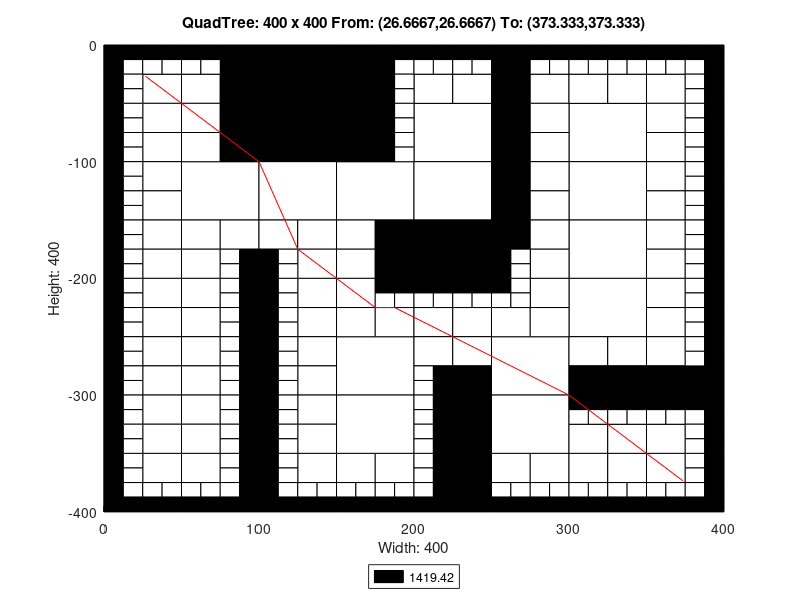

MATLAB code to generate this figure:
axis([0 400 -400 0]);
title('QuadTree: 400 x 400 From: (26.6667,26.6667) To: (373.333,373.333)');
xlabel('Width: 400');
ylabel('Height: 400');
rectangle('Position',[100 -50 50 50], 'FaceColor',[0 0 0]);
rectangle('Position',[100 -100 50 50], 'FaceColor',[0 0 0]);
rectangle('Position',[50 -150 50 50], 'FaceColor',[1 1 1]);
rectangle('Position',[100 -150 50 50], 'FaceColor',[1 1 1]);
rectangle('Position',[150 -150 50 50], 'FaceColor',[1 1 1]);
rectangle('Position',[200 -100 50 50], 'FaceColor',[1 1 1]);
rectangle('Position',[300 -100 50 50], 'FaceColor',[1 1 1]);
rectangle('Position',[200 -150 50 50], 'FaceColor',[1 1 1]);
rectangle('Position',[200 -200 50 50], 'FaceColor',[0 0 0]);
rectangle('Position',[300 -150 50 50], 'FaceColor',[1 1 1]);
rectangle('Position',[300 -200 50 50], 'FaceColor',[1 1 1]);
rectangle('Position',[150 -300 50 50], 'FaceColor',[1 1 1]);
rectangle('Position',[150 -350 50 50], 'FaceColor',[1 1 1]);
rectangle('Position',[250 -300 50 50], 'FaceColor',[1 1 1]);
rectangle('Position',[300 -250 50 50], 'FaceColor',[1 1 1]);
rectangle('Position',[250 -350 50 50], 'FaceColor',[1 1 1]);
rectangle('Position',[25 -50 25 25], 'FaceColor',[1 1 1]);
rectangle('Position',[75 -25 25 25], 'FaceColor',[0 0 0]);
rectangle('Position',[50 -50 25 25], 'FaceColor',[1 1 1]);
rectangle('Position',[75 -50 25 25], 'FaceColor',[0 0 0]);
rectangle('Position',[25 -75 25 25], 'FaceColor',[1 1 1]);
rectangle('Position',[25 -100 25 25], 'FaceColor',[1 1 1]);
rectangle('Position',[50 -75 25 25], 'FaceColor',[1 1 1]);
rectangle('Position',[75 -75 25 25], 'FaceColor',[0 0 0]);
rectangle('Position',[50 -100 25 25], 'FaceColor',[1 1 1]);
rectangle('Position',[75 -100 25 25], 'FaceColor',[0 0 0]);
rectangle('Position',[150 -25 25 25], 'FaceColor',[0 0 0]);
rectangle('Position',[150 -50 25 25], 'FaceColor',[0 0 0]);
rectangle('Position',[150 -75 25 25], 'FaceColor',[0 0 0]);
rectangle('Position',[150 -100 25 25], 'FaceColor',[0 0 0]);
rectangle('Position',[25 -125 25 25], 'FaceColor',[1 1 1]);
rectangle('Position',[25 -150 25 25], 'FaceColor',[1 1 1]);
rectangle('Position',[25 -175 25 25], 'FaceColor',[1 1 1]);
rectangle('Position',[25 -200 25 25], 'FaceColor',[1 1 1]);
rectangle('Position',[50 -175 25 25], 'FaceColor',[1 1 1]);
rectangle('Position',[75 -175 25 25], 'FaceColor',[1 1 1]);
rectangle('Position',[50 -200 25 25], 'FaceColor',[1 1 1]);
rectangle('Position',[100 -175 25 25], 'FaceColor',[1 1 1]);
rectangle('Position',[125 -175 25 25], 'FaceColor',[1 1 1]);
rectangle('Position',[125 -200 25 25], 'FaceColor',[1 1 1]);
rectangle('Position',[150 -175 25 25], 'FaceColor',[1 1 1]);
rectangle('Position',[175 -175 25 25], 'FaceColor',[0 0 0]);
rectangle('Position',[150 -200 25 25], 'FaceColor',[1 1 1]);
rectangle('Position',[175 -200 25 25], 'FaceColor',[0 0 0]);
rectangle('Position',[200 -50 25 25], 'FaceColor',[1 1 1]);
rectangle('Position',[225 -50 25 25], 'FaceColor',[1 1 1]);
rectangle('Position',[250 -25 25 25], 'FaceColor',[0 0 0]);
rectangle('Position',[250 -50 25 25], 'FaceColor',[0 0 0]);
rectangle('Position',[275 -50 25 25], 'FaceColor',[1 1 1]);
rectangle('Position',[250 -75 25 25], 'FaceColor',[0 0 0]);
rectangle('Position',[275 -75 25 25], 'FaceColor',[1 1 1]);
rectangle('Position',[250 -100 25 25], 'FaceColor',[0 0 0]);
rectangle('Position',[275 -100 25 25], 'FaceColor',[1 1 1]);
rectangle('Position',[300 -50 25 25], 'FaceColor',[1 1 1]);
rectangle('Position',[325 -50 25 25], 'FaceColor',[1 1 1]);
rectangle('Position',[350 -50 25 25], 'FaceColor',[1 1 1]);
rectangle('Position',[350 -75 25 25], 'FaceColor',[1 1 1]);
rectangle('Position',[350 -100 25 25], 'FaceColor',[1 1 1]);
rectangle('Position',[250 -125 25 25], 'FaceColor',[0 0 0]);
rectangle('Position',[275 -125 25 25], 'FaceColor',[1 1 1]);
rectangle('Position',[250 -150 25 25], 'FaceColor',[0 0 0]);
rectangle('Position',[275 -150 25 25], 'FaceColor',[1 1 1]);
rectangle('Position',[250 -175 25 25], 'FaceColor',[0 0 0]);
rectangle('Position',[275 -175 25 25], 'FaceColor',[1 1 1]);
rectangle('Position',[275 -200 25 25], 'FaceColor',[1 1 1]);
rectangle('Position',[350 -125 25 25], 'FaceColor',[1 1 1]);
rectangle('Position',[350 -150 25 25], 'FaceColor',[1 1 1]);
rectangle('Position',[350 -175 25 25], 'FaceColor',[1 1 1]);
rectangle('Position',[350 -200 25 25], 'FaceColor',[1 1 1]);
rectangle('Position',[25 -225 25 25], 'FaceColor',[1 1 1]);
rectangle('Position',[25 -250 25 25], 'FaceColor',[1 1 1]);
rectangle('Position',[50 -225 25 25], 'FaceColor',[1 1 1]);
rectangle('Position',[50 -250 25 25], 'FaceColor',[1 1 1]);
rectangle('Position',[25 -275 25 25], 'FaceColor',[1 1 1]);
rectangle('Position',[25 -300 25 25], 'FaceColor',[1 1 1]);
rectangle('Position',[50 -275 25 25], 'FaceColor',[1 1 1]);
rectangle('Position',[50 -300 25 25], 'FaceColor',[1 1 1]);
rectangle('Position',[125 -225 25 25], 'FaceColor',[1 1 1]);
rectangle('Position',[125 -250 25 25], 'FaceColor',[1 1 1]);
rectangle('Position',[150 -225 25 25], 'FaceColor',[1 1 1]);
rectangle('Position',[150 -250 25 25], 'FaceColor',[1 1 1]);
rectangle('Position',[175 -250 25 25], 'FaceColor',[1 1 1]);
rectangle('Position',[125 -275 25 25], 'FaceColor',[1 1 1]);
rectangle('Position',[125 -300 25 25], 'FaceColor',[1 1 1]);
rectangle('Position',[25 -325 25 25], 'FaceColor',[1 1 1]);
rectangle('Position',[25 -350 25 25], 'FaceColor',[1 1 1]);
rectangle('Position',[50 -325 25 25], 'FaceColor',[1 1 1]);
rectangle('Position',[50 -350 25 25], 'FaceColor',[1 1 1]);
rectangle('Position',[25 -375 25 25], 'FaceColor',[1 1 1]);
rectangle('Position',[50 -375 25 25], 'FaceColor',[1 1 1]);
rectangle('Position',[125 -325 25 25], 'FaceColor',[1 1 1]);
rectangle('Position',[125 -350 25 25], 'FaceColor',[1 1 1]);
rectangle('Position',[125 -375 25 25], 'FaceColor',[1 1 1]);
rectangle('Position',[150 -375 25 25], 'FaceColor',[1 1 1]);
rectangle('Position',[175 -375 25 25], 'FaceColor',[1 1 1]);
rectangle('Position',[200 -250 25 25], 'FaceColor',[1 1 1]);
rectangle('Position',[225 -250 25 25], 'FaceColor',[1 1 1]);
rectangle('Position',[275 -225 25 25], 'FaceColor',[1 1 1]);
rectangle('Position',[250 -250 25 25], 'FaceColor',[1 1 1]);
rectangle('Position',[275 -250 25 25], 'FaceColor',[1 1 1]);
rectangle('Position',[200 -275 25 25], 'FaceColor',[1 1 1]);
rectangle('Position',[225 -275 25 25], 'FaceColor',[1 1 1]);
rectangle('Position',[225 -300 25 25], 'FaceColor',[0 0 0]);
rectangle('Position',[350 -225 25 25], 'FaceColor',[1 1 1]);
rectangle('Position',[350 -250 25 25], 'FaceColor',[1 1 1]);
rectangle('Position',[300 -275 25 25], 'FaceColor',[1 1 1]);
rectangle('Position',[325 -275 25 25], 'FaceColor',[1 1 1]);
rectangle('Position',[300 -300 25 25], 'FaceColor',[0 0 0]);
rectangle('Position',[325 -300 25 25], 'FaceColor',[0 0 0]);
rectangle('Position',[350 -275 25 25], 'FaceColor',[1 1 1]);
rectangle('Position',[350 -300 25 25], 'FaceColor',[0 0 0]);
rectangle('Position',[375 -300 25 25], 'FaceColor',[0 0 0]);
rectangle('Position',[225 -325 25 25], 'FaceColor',[0 0 0]);
rectangle('Position',[225 -350 25 25], 'FaceColor',[0 0 0]);
rectangle('Position',[225 -375 25 25], 'FaceColor',[0 0 0]);
rectangle('Position',[225 -400 25 25], 'FaceColor',[0 0 0]);
rectangle('Position',[250 -375 25 25], 'FaceColor',[1 1 1]);
rectangle('Position',[275 -375 25 25], 'FaceColor',[1 1 1]);
rectangle('Position',[300 -350 25 25], 'FaceColor',[1 1 1]);
rectangle('Position',[325 -350 25 25], 'FaceColor',[1 1 1]);
rectangle('Position',[350 -350 25 25], 'FaceColor',[1 1 1]);
rectangle('Position',[300 -375 25 25], 'FaceColor',[1 1 1]);
rectangle('Position',[325 -375 25 25], 'FaceColor',[1 1 1]);
rectangle('Position',[350 -375 25 25], 'FaceColor',[1 1 1]);
rectangle('Position',[0 -12.5 12.5 12.5], 'FaceColor',[0 0 0]);
rectangle('Position',[12.5 -12.5 12.5 12.5], 'FaceColor',[0 0 0]);
rectangle('Position',[0 -25 12.5 12.5], 'FaceColor',[0 0 0]);
rectangle('Position',[12.5 -25 12.5 12.5], 'FaceColor',[1 1 1]);
rectangle('Position',[25 -12.5 12.5 12.5], 'FaceColor',[0 0 0]);
rectangle('Position',[37.5 -12.5 12.5 12.5], 'FaceColor',[0 0 0]);
rectangle('Position',[25 -25 12.5 12.5], 'FaceColor',[1 1 1]);
rectangle('Position',[37.5 -25 12.5 12.5], 'FaceColor',[1 1 1]);
rectangle('Position',[0 -37.5 12.5 12.5], 'FaceColor',[0 0 0]);
rectangle('Position',[12.5 -37.5 12.5 12.5], 'FaceColor',[1 1 1]);
rectangle('Position',[0 -50 12.5 12.5], 'FaceColor',[0 0 0]);
rectangle('Position',[12.5 -50 12.5 12.5], 'FaceColor',[1 1 1]);
rectangle('Position',[50 -12.5 12.5 12.5], 'FaceColor',[0 0 0]);
rectangle('Position',[62.5 -12.5 12.5 12.5], 'FaceColor',[0 0 0]);
rectangle('Position',[50 -25 12.5 12.5], 'FaceColor',[1 1 1]);
rectangle('Position',[62.5 -25 12.5 12.5], 'FaceColor',[1 1 1]);
rectangle('Position',[0 -62.5 12.5 12.5], 'FaceColor',[0 0 0]);
rectangle('Position',[12.5 -62.5 12.5 12.5], 'FaceColor',[1 1 1]);
rectangle('Position',[0 -75 12.5 12.5], 'FaceColor',[0 0 0]);
rectangle('Position',[12.5 -75 12.5 12.5], 'FaceColor',[1 1 1]);
rectangle('Position',[0 -87.5 12.5 12.5], 'FaceColor',[0 0 0]);
rectangle('Position',[12.5 -87.5 12.5 12.5], 'FaceColor',[1 1 1]);
rectangle('Position',[0 -100 12.5 12.5], 'FaceColor',[0 0 0]);
rectangle('Position',[12.5 -100 12.5 12.5], 'FaceColor',[1 1 1]);
rectangle('Position',[175 -12.5 12.5 12.5], 'FaceColor',[0 0 0]);
rectangle('Position',[187.5 -12.5 12.5 12.5], 'FaceColor',[0 0 0]);
rectangle('Position',[175 -25 12.5 12.5], 'FaceColor',[0 0 0]);
rectangle('Position',[187.5 -25 12.5 12.5], 'FaceColor',[1 1 1]);
rectangle('Position',[175 -37.5 12.5 12.5], 'FaceColor',[0 0 0]);
rectangle('Position',[187.5 -37.5 12.5 12.5], 'FaceColor',[1 1 1]);
rectangle('Position',[175 -50 12.5 12.5], 'FaceColor',[0 0 0]);
rectangle('Position',[187.5 -50 12.5 12.5], 'FaceColor',[1 1 1]);
rectangle('Position',[175 -62.5 12.5 12.5], 'FaceColor',[0 0 0]);
rectangle('Position',[187.5 -62.5 12.5 12.5], 'FaceColor',[1 1 1]);
rectangle('Position',[175 -75 12.5 12.5], 'FaceColor',[0 0 0]);
rectangle('Position',[187.5 -75 12.5 12.5], 'FaceColor',[1 1 1]);
rectangle('Position',[175 -87.5 12.5 12.5], 'FaceColor',[0 0 0]);
rectangle('Position',[187.5 -87.5 12.5 12.5], 'FaceColor',[1 1 1]);
rectangle('Position',[175 -100 12.5 12.5], 'FaceColor',[0 0 0]);
rectangle('Position',[187.5 -100 12.5 12.5], 'FaceColor',[1 1 1]);
rectangle('Position',[0 -112.5 12.5 12.5], 'FaceColor',[0 0 0]);
rectangle('Position',[12.5 -112.5 12.5 12.5], 'FaceColor',[1 1 1]);
rectangle('Position',[0 -125 12.5 12.5], 'FaceColor',[0 0 0]);
rectangle('Position',[12.5 -125 12.5 12.5], 'FaceColor',[1 1 1]);
rectangle('Position',[0 -137.5 12.5 12.5], 'FaceColor',[0 0 0]);
rectangle('Position',[12.5 -137.5 12.5 12.5], 'FaceColor',[1 1 1]);
rectangle('Position',[0 -150 12.5 12.5], 'FaceColor',[0 0 0]);
rectangle('Position',[12.5 -150 12.5 12.5], 'FaceColor',[1 1 1]);
rectangle('Position',[0 -162.5 12.5 12.5], 'FaceColor',[0 0 0]);
rectangle('Position',[12.5 -162.5 12.5 12.5], 'FaceColor',[1 1 1]);
rectangle('Position',[0 -175 12.5 12.5], 'FaceColor',[0 0 0]);
rectangle('Position',[12.5 -175 12.5 12.5], 'FaceColor',[1 1 1]);
rectangle('Position',[0 -187.5 12.5 12.5], 'FaceColor',[0 0 0]);
rectangle('Position',[12.5 -187.5 12.5 12.5], 'FaceColor',[1 1 1]);
rectangle('Position',[0 -200 12.5 12.5], 'FaceColor',[0 0 0]);
rectangle('Position',[12.5 -200 12.5 12.5], 'FaceColor',[1 1 1]);
rectangle('Position',[75 -187.5 12.5 12.5], 'FaceColor',[1 1 1]);
rectangle('Position',[87.5 -187.5 12.5 12.5], 'FaceColor',[0 0 0]);
rectangle('Position',[75 -200 12.5 12.5], 'FaceColor',[1 1 1]);
rectangle('Position',[87.5 -200 12.5 12.5], 'FaceColor',[0 0 0]);
rectangle('Position',[100 -187.5 12.5 12.5], 'FaceColor',[0 0 0]);
rectangle('Position',[112.5 -187.5 12.5 12.5], 'FaceColor',[1 1 1]);
rectangle('Position',[100 -200 12.5 12.5], 'FaceColor',[0 0 0]);
rectangle('Position',[112.5 -200 12.5 12.5], 'FaceColor',[1 1 1]);
rectangle('Position',[200 -12.5 12.5 12.5], 'FaceColor',[0 0 0]);
rectangle('Position',[212.5 -12.5 12.5 12.5], 'FaceColor',[0 0 0]);
rectangle('Position',[200 -25 12.5 12.5], 'FaceColor',[1 1 1]);
rectangle('Position',[212.5 -25 12.5 12.5], 'FaceColor',[1 1 1]);
rectangle('Position',[225 -12.5 12.5 12.5], 'FaceColor',[0 0 0]);
rectangle('Position',[237.5 -12.5 12.5 12.5], 'FaceColor',[0 0 0]);
rectangle('Position',[225 -25 12.5 12.5], 'FaceColor',[1 1 1]);
rectangle('Position',[237.5 -25 12.5 12.5], 'FaceColor',[1 1 1]);
rectangle('Position',[275 -12.5 12.5 12.5], 'FaceColor',[0 0 0]);
rectangle('Position',[287.5 -12.5 12.5 12.5], 'FaceColor',[0 0 0]);
rectangle('Position',[275 -25 12.5 12.5], 'FaceColor',[1 1 1]);
rectangle('Position',[287.5 -25 12.5 12.5], 'FaceColor',[1 1 1]);
rectangle('Position',[300 -12.5 12.5 12.5], 'FaceColor',[0 0 0]);
rectangle('Position',[312.5 -12.5 12.5 12.5], 'FaceColor',[0 0 0]);
rectangle('Position',[300 -25 12.5 12.5], 'FaceColor',[1 1 1]);
rectangle('Position',[312.5 -25 12.5 12.5], 'FaceColor',[1 1 1]);
rectangle('Position',[325 -12.5 12.5 12.5], 'FaceColor',[0 0 0]);
rectangle('Position',[337.5 -12.5 12.5 12.5], 'FaceColor',[0 0 0]);
rectangle('Position',[325 -25 12.5 12.5], 'FaceColor',[1 1 1]);
rectangle('Position',[337.5 -25 12.5 12.5], 'FaceColor',[1 1 1]);
rectangle('Position',[350 -12.5 12.5 12.5], 'FaceColor',[0 0 0]);
rectangle('Position',[362.5 -12.5 12.5 12.5], 'FaceColor',[0 0 0]);
rectangle('Position',[350 -25 12.5 12.5], 'FaceColor',[1 1 1]);
rectangle('Position',[362.5 -25 12.5 12.5], 'FaceColor',[1 1 1]);
rectangle('Position',[375 -12.5 12.5 12.5], 'FaceColor',[0 0 0]);
rectangle('Position',[387.5 -12.5 12.5 12.5], 'FaceColor',[0 0 0]);
rectangle('Position',[375 -25 12.5 12.5], 'FaceColor',[1 1 1]);
rectangle('Position',[387.5 -25 12.5 12.5], 'FaceColor',[0 0 0]);
rectangle('Position',[375 -37.5 12.5 12.5], 'FaceColor',[1 1 1]);
rectangle('Position',[387.5 -37.5 12.5 12.5], 'FaceColor',[0 0 0]);
rectangle('Position',[375 -50 12.5 12.5], 'FaceColor',[1 1 1]);
rectangle('Position',[387.5 -50 12.5 12.5], 'FaceColor',[0 0 0]);
rectangle('Position',[375 -62.5 12.5 12.5], 'FaceColor',[1 1 1]);
rectangle('Position',[387.5 -62.5 12.5 12.5], 'FaceColor',[0 0 0]);
rectangle('Position',[375 -75 12.5 12.5], 'FaceColor',[1 1 1]);
rectangle('Position',[387.5 -75 12.5 12.5], 'FaceColor',[0 0 0]);
rectangle('Position',[375 -87.5 12.5 12.5], 'FaceColor',[1 1 1]);
rectangle('Position',[387.5 -87.5 12.5 12.5], 'FaceColor',[0 0 0]);
rectangle('Position',[375 -100 12.5 12.5], 'FaceColor',[1 1 1]);
rectangle('Position',[387.5 -100 12.5 12.5], 'FaceColor',[0 0 0]);
rectangle('Position',[250 -187.5 12.5 12.5], 'FaceColor',[0 0 0]);
rectangle('Position',[262.5 -187.5 12.5 12.5], 'FaceColor',[1 1 1]);
rectangle('Position',[250 -200 12.5 12.5], 'FaceColor',[0 0 0]);
rectangle('Position',[262.5 -200 12.5 12.5], 'FaceColor',[1 1 1]);
rectangle('Position',[375 -112.5 12.5 12.5], 'FaceColor',[1 1 1]);
rectangle('Position',[387.5 -112.5 12.5 12.5], 'FaceColor',[0 0 0]);
rectangle('Position',[375 -125 12.5 12.5], 'FaceColor',[1 1 1]);
rectangle('Position',[387.5 -125 12.5 12.5], 'FaceColor',[0 0 0]);
rectangle('Position',[375 -137.5 12.5 12.5], 'FaceColor',[1 1 1]);
rectangle('Position',[387.5 -137.5 12.5 12.5], 'FaceColor',[0 0 0]);
rectangle('Position',[375 -150 12.5 12.5], 'FaceColor',[1 1 1]);
rectangle('Position',[387.5 -150 12.5 12.5], 'FaceColor',[0 0 0]);
rectangle('Position',[375 -162.5 12.5 12.5], 'FaceColor',[1 1 1]);
rectangle('Position',[387.5 -162.5 12.5 12.5], 'FaceColor',[0 0 0]);
rectangle('Position',[375 -175 12.5 12.5], 'FaceColor',[1 1 1]);
rectangle('Position',[387.5 -175 12.5 12.5], 'FaceColor',[0 0 0]);
rectangle('Position',[375 -187.5 12.5 12.5], 'FaceColor',[1 1 1]);
rectangle('Position',[387.5 -187.5 12.5 12.5], 'FaceColor',[0 0 0]);
rectangle('Position',[375 -200 12.5 12.5], 'FaceColor',[1 1 1]);
rectangle('Position',[387.5 -200 12.5 12.5], 'FaceColor',[0 0 0]);
rectangle('Position',[0 -212.5 12.5 12.5], 'FaceColor',[0 0 0]);
rectangle('Position',[12.5 -212.5 12.5 12.5], 'FaceColor',[1 1 1]);
rectangle('Position',[0 -225 12.5 12.5], 'FaceColor',[0 0 0]);
rectangle('Position',[12.5 -225 12.5 12.5], 'FaceColor',[1 1 1]);
rectangle('Position',[0 -237.5 12.5 12.5], 'FaceColor',[0 0 0]);
rectangle('Position',[12.5 -237.5 12.5 12.5], 'FaceColor',[1 1 1]);
rectangle('Position',[0 -250 12.5 12.5], 'FaceColor',[0 0 0]);
rectangle('Position',[12.5 -250 12.5 12.5], 'FaceColor',[1 1 1]);
rectangle('Position',[75 -212.5 12.5 12.5], 'FaceColor',[1 1 1]);
rectangle('Position',[87.5 -212.5 12.5 12.5], 'FaceColor',[0 0 0]);
rectangle('Position',[75 -225 12.5 12.5], 'FaceColor',[1 1 1]);
rectangle('Position',[87.5 -225 12.5 12.5], 'FaceColor',[0 0 0]);
rectangle('Position',[75 -237.5 12.5 12.5], 'FaceColor',[1 1 1]);
rectangle('Position',[87.5 -237.5 12.5 12.5], 'FaceColor',[0 0 0]);
rectangle('Position',[75 -250 12.5 12.5], 'FaceColor',[1 1 1]);
rectangle('Position',[87.5 -250 12.5 12.5], 'FaceColor',[0 0 0]);
rectangle('Position',[0 -262.5 12.5 12.5], 'FaceColor',[0 0 0]);
rectangle('Position',[12.5 -262.5 12.5 12.5], 'FaceColor',[1 1 1]);
rectangle('Position',[0 -275 12.5 12.5], 'FaceColor',[0 0 0]);
rectangle('Position',[12.5 -275 12.5 12.5], 'FaceColor',[1 1 1]);
rectangle('Position',[0 -287.5 12.5 12.5], 'FaceColor',[0 0 0]);
rectangle('Position',[12.5 -287.5 12.5 12.5], 'FaceColor',[1 1 1]);
rectangle('Position',[0 -300 12.5 12.5], 'FaceColor',[0 0 0]);
rectangle('Position',[12.5 -300 12.5 12.5], 'FaceColor',[1 1 1]);
rectangle('Position',[75 -262.5 12.5 12.5], 'FaceColor',[1 1 1]);
rectangle('Position',[87.5 -262.5 12.5 12.5], 'FaceColor',[0 0 0]);
rectangle('Position',[75 -275 12.5 12.5], 'FaceColor',[1 1 1]);
rectangle('Position',[87.5 -275 12.5 12.5], 'FaceColor',[0 0 0]);
rectangle('Position',[75 -287.5 12.5 12.5], 'FaceColor',[1 1 1]);
rectangle('Position',[87.5 -287.5 12.5 12.5], 'FaceColor',[0 0 0]);
rectangle('Position',[75 -300 12.5 12.5], 'FaceColor',[1 1 1]);
rectangle('Position',[87.5 -300 12.5 12.5], 'FaceColor',[0 0 0]);
rectangle('Position',[100 -212.5 12.5 12.5], 'FaceColor',[0 0 0]);
rectangle('Position',[112.5 -212.5 12.5 12.5], 'FaceColor',[1 1 1]);
rectangle('Position',[100 -225 12.5 12.5], 'FaceColor',[0 0 0]);
rectangle('Position',[112.5 -225 12.5 12.5], 'FaceColor',[1 1 1]);
rectangle('Position',[100 -237.5 12.5 12.5], 'FaceColor',[0 0 0]);
rectangle('Position',[112.5 -237.5 12.5 12.5], 'FaceColor',[1 1 1]);
rectangle('Position',[100 -250 12.5 12.5], 'FaceColor',[0 0 0]);
rectangle('Position',[112.5 -250 12.5 12.5], 'FaceColor',[1 1 1]);
rectangle('Position',[175 -212.5 12.5 12.5], 'FaceColor',[0 0 0]);
rectangle('Position',[187.5 -212.5 12.5 12.5], 'FaceColor',[0 0 0]);
rectangle('Position',[175 -225 12.5 12.5], 'FaceColor',[1 1 1]);
rectangle('Position',[187.5 -225 12.5 12.5], 'FaceColor',[1 1 1]);
rectangle('Position',[100 -262.5 12.5 12.5], 'FaceColor',[0 0 0]);
rectangle('Position',[112.5 -262.5 12.5 12.5], 'FaceColor',[1 1 1]);
rectangle('Position',[100 -275 12.5 12.5], 'FaceColor',[0 0 0]);
rectangle('Position',[112.5 -275 12.5 12.5], 'FaceColor',[1 1 1]);
rectangle('Position',[100 -287.5 12.5 12.5], 'FaceColor',[0 0 0]);
rectangle('Position',[112.5 -287.5 12.5 12.5], 'FaceColor',[1 1 1]);
rectangle('Position',[100 -300 12.5 12.5], 'FaceColor',[0 0 0]);
rectangle('Position',[112.5 -300 12.5 12.5], 'FaceColor',[1 1 1]);
rectangle('Position',[0 -312.5 12.5 12.5], 'FaceColor',[0 0 0]);
rectangle('Position',[12.5 -312.5 12.5 12.5], 'FaceColor',[1 1 1]);
rectangle('Position',[0 -325 12.5 12.5], 'FaceColor',[0 0 0]);
rectangle('Position',[12.5 -325 12.5 12.5], 'FaceColor',[1 1 1]);
rectangle('Position',[0 -337.5 12.5 12.5], 'FaceColor',[0 0 0]);
rectangle('Position',[12.5 -337.5 12.5 12.5], 'FaceColor',[1 1 1]);
rectangle('Position',[0 -350 12.5 12.5], 'FaceColor',[0 0 0]);
rectangle('Position',[12.5 -350 12.5 12.5], 'FaceColor',[1 1 1]);
rectangle('Position',[75 -312.5 12.5 12.5], 'FaceColor',[1 1 1]);
rectangle('Position',[87.5 -312.5 12.5 12.5], 'FaceColor',[0 0 0]);
rectangle('Position',[75 -325 12.5 12.5], 'FaceColor',[1 1 1]);
rectangle('Position',[87.5 -325 12.5 12.5], 'FaceColor',[0 0 0]);
rectangle('Position',[75 -337.5 12.5 12.5], 'FaceColor',[1 1 1]);
rectangle('Position',[87.5 -337.5 12.5 12.5], 'FaceColor',[0 0 0]);
rectangle('Position',[75 -350 12.5 12.5], 'FaceColor',[1 1 1]);
rectangle('Position',[87.5 -350 12.5 12.5], 'FaceColor',[0 0 0]);
rectangle('Position',[0 -362.5 12.5 12.5], 'FaceColor',[0 0 0]);
rectangle('Position',[12.5 -362.5 12.5 12.5], 'FaceColor',[1 1 1]);
rectangle('Position',[0 -375 12.5 12.5], 'FaceColor',[0 0 0]);
rectangle('Position',[12.5 -375 12.5 12.5], 'FaceColor',[1 1 1]);
rectangle('Position',[0 -387.5 12.5 12.5], 'FaceColor',[0 0 0]);
rectangle('Position',[12.5 -387.5 12.5 12.5], 'FaceColor',[1 1 1]);
rectangle('Position',[0 -400 12.5 12.5], 'FaceColor',[0 0 0]);
rectangle('Position',[12.5 -400 12.5 12.5], 'FaceColor',[0 0 0]);
rectangle('Position',[25 -387.5 12.5 12.5], 'FaceColor',[1 1 1]);
rectangle('Position',[37.5 -387.5 12.5 12.5], 'FaceColor',[1 1 1]);
rectangle('Position',[25 -400 12.5 12.5], 'FaceColor',[0 0 0]);
rectangle('Position',[37.5 -400 12.5 12.5], 'FaceColor',[0 0 0]);
rectangle('Position',[75 -362.5 12.5 12.5], 'FaceColor',[1 1 1]);
rectangle('Position',[87.5 -362.5 12.5 12.5], 'FaceColor',[0 0 0]);
rectangle('Position',[75 -375 12.5 12.5], 'FaceColor',[1 1 1]);
rectangle('Position',[87.5 -375 12.5 12.5], 'FaceColor',[0 0 0]);
rectangle('Position',[50 -387.5 12.5 12.5], 'FaceColor',[1 1 1]);
rectangle('Position',[62.5 -387.5 12.5 12.5], 'FaceColor',[1 1 1]);
rectangle('Position',[50 -400 12.5 12.5], 'FaceColor',[0 0 0]);
rectangle('Position',[62.5 -400 12.5 12.5], 'FaceColor',[0 0 0]);
rectangle('Position',[75 -387.5 12.5 12.5], 'FaceColor',[1 1 1]);
rectangle('Position',[87.5 -387.5 12.5 12.5], 'FaceColor',[0 0 0]);
rectangle('Position',[75 -400 12.5 12.5], 'FaceColor',[0 0 0]);
rectangle('Position',[87.5 -400 12.5 12.5], 'FaceColor',[0 0 0]);
rectangle('Position',[100 -312.5 12.5 12.5], 'FaceColor',[0 0 0]);
rectangle('Position',[112.5 -312.5 12.5 12.5], 'FaceColor',[1 1 1]);
rectangle('Position',[100 -325 12.5 12.5], 'FaceColor',[0 0 0]);
rectangle('Position',[112.5 -325 12.5 12.5], 'FaceColor',[1 1 1]);
rectangle('Position',[100 -337.5 12.5 12.5], 'FaceColor',[0 0 0]);
rectangle('Position',[112.5 -337.5 12.5 12.5], 'FaceColor',[1 1 1]);
rectangle('Position',[100 -350 12.5 12.5], 'FaceColor',[0 0 0]);
rectangle('Position',[112.5 -350 12.5 12.5], 'FaceColor',[1 1 1]);
rectangle('Position',[100 -362.5 12.5 12.5], 'FaceColor',[0 0 0]);
rectangle('Position',[112.5 -362.5 12.5 12.5], 'FaceColor',[1 1 1]);
rectangle('Position',[100 -375 12.5 12.5], 'FaceColor',[0 0 0]);
rectangle('Position',[112.5 -375 12.5 12.5], 'FaceColor',[1 1 1]);
rectangle('Position',[100 -387.5 12.5 12.5], 'FaceColor',[0 0 0]);
rectangle('Position',[112.5 -387.5 12.5 12.5], 'FaceColor',[1 1 1]);
rectangle('Position',[100 -400 12.5 12.5], 'FaceColor',[0 0 0]);
rectangle('Position',[112.5 -400 12.5 12.5], 'FaceColor',[0 0 0]);
rectangle('Position',[125 -387.5 12.5 12.5], 'FaceColor',[1 1 1]);
rectangle('Position',[137.5 -387.5 12.5 12.5], 'FaceColor',[1 1 1]);
rectangle('Position',[125 -400 12.5 12.5], 'FaceColor',[0 0 0]);
rectangle('Position',[137.5 -400 12.5 12.5], 'FaceColor',[0 0 0]);
rectangle('Position',[150 -387.5 12.5 12.5], 'FaceColor',[1 1 1]);
rectangle('Position',[162.5 -387.5 12.5 12.5], 'FaceColor',[1 1 1]);
rectangle('Position',[150 -400 12.5 12.5], 'FaceColor',[0 0 0]);
rectangle('Position',[162.5 -400 12.5 12.5], 'FaceColor',[0 0 0]);
rectangle('Position',[175 -387.5 12.5 12.5], 'FaceColor',[1 1 1]);
rectangle('Position',[187.5 -387.5 12.5 12.5], 'FaceColor',[1 1 1]);
rectangle('Position',[175 -400 12.5 12.5], 'FaceColor',[0 0 0]);
rectangle('Position',[187.5 -400 12.5 12.5], 'FaceColor',[0 0 0]);
rectangle('Position',[200 -212.5 12.5 12.5], 'FaceColor',[0 0 0]);
rectangle('Position',[212.5 -212.5 12.5 12.5], 'FaceColor',[0 0 0]);
rectangle('Position',[200 -225 12.5 12.5], 'FaceColor',[1 1 1]);
rectangle('Position',[212.5 -225 12.5 12.5], 'FaceColor',[1 1 1]);
rectangle('Position',[225 -212.5 12.5 12.5], 'FaceColor',[0 0 0]);
rectangle('Position',[237.5 -212.5 12.5 12.5], 'FaceColor',[0 0 0]);
rectangle('Position',[225 -225 12.5 12.5], 'FaceColor',[1 1 1]);
rectangle('Position',[237.5 -225 12.5 12.5], 'FaceColor',[1 1 1]);
rectangle('Position',[250 -212.5 12.5 12.5], 'FaceColor',[0 0 0]);
rectangle('Position',[262.5 -212.5 12.5 12.5], 'FaceColor',[1 1 1]);
rectangle('Position',[250 -225 12.5 12.5], 'FaceColor',[1 1 1]);
rectangle('Position',[262.5 -225 12.5 12.5], 'FaceColor',[1 1 1]);
rectangle('Position',[200 -287.5 12.5 12.5], 'FaceColor',[1 1 1]);
rectangle('Position',[212.5 -287.5 12.5 12.5], 'FaceColor',[0 0 0]);
rectangle('Position',[200 -300 12.5 12.5], 'FaceColor',[1 1 1]);
rectangle('Position',[212.5 -300 12.5 12.5], 'FaceColor',[0 0 0]);
rectangle('Position',[375 -212.5 12.5 12.5], 'FaceColor',[1 1 1]);
rectangle('Position',[387.5 -212.5 12.5 12.5], 'FaceColor',[0 0 0]);
rectangle('Position',[375 -225 12.5 12.5], 'FaceColor',[1 1 1]);
rectangle('Position',[387.5 -225 12.5 12.5], 'FaceColor',[0 0 0]);
rectangle('Position',[375 -237.5 12.5 12.5], 'FaceColor',[1 1 1]);
rectangle('Position',[387.5 -237.5 12.5 12.5], 'FaceColor',[0 0 0]);
rectangle('Position',[375 -250 12.5 12.5], 'FaceColor',[1 1 1]);
rectangle('Position',[387.5 -250 12.5 12.5], 'FaceColor',[0 0 0]);
rectangle('Position',[375 -262.5 12.5 12.5], 'FaceColor',[1 1 1]);
rectangle('Position',[387.5 -262.5 12.5 12.5], 'FaceColor',[0 0 0]);
rectangle('Position',[375 -275 12.5 12.5], 'FaceColor',[1 1 1]);
rectangle('Position',[387.5 -275 12.5 12.5], 'FaceColor',[0 0 0]);
rectangle('Position',[200 -312.5 12.5 12.5], 'FaceColor',[1 1 1]);
rectangle('Position',[212.5 -312.5 12.5 12.5], 'FaceColor',[0 0 0]);
rectangle('Position',[200 -325 12.5 12.5], 'FaceColor',[1 1 1]);
rectangle('Position',[212.5 -325 12.5 12.5], 'FaceColor',[0 0 0]);
rectangle('Position',[200 -337.5 12.5 12.5], 'FaceColor',[1 1 1]);
rectangle('Position',[212.5 -337.5 12.5 12.5], 'FaceColor',[0 0 0]);
rectangle('Position',[200 -350 12.5 12.5], 'FaceColor',[1 1 1]);
rectangle('Position',[212.5 -350 12.5 12.5], 'FaceColor',[0 0 0]);
rectangle('Position',[200 -362.5 12.5 12.5], 'FaceColor',[1 1 1]);
rectangle('Position',[212.5 -362.5 12.5 12.5], 'FaceColor',[0 0 0]);
rectangle('Position',[200 -375 12.5 12.5], 'FaceColor',[1 1 1]);
rectangle('Position',[212.5 -375 12.5 12.5], 'FaceColor',[0 0 0]);
rectangle('Position',[200 -387.5 12.5 12.5], 'FaceColor',[1 1 1]);
rectangle('Position',[212.5 -387.5 12.5 12.5], 'FaceColor',[0 0 0]);
rectangle('Position',[200 -400 12.5 12.5], 'FaceColor',[0 0 0]);
rectangle('Position',[212.5 -400 12.5 12.5], 'FaceColor',[0 0 0]);
rectangle('Position',[250 -387.5 12.5 12.5], 'FaceColor',[1 1 1]);
rectangle('Position',[262.5 -387.5 12.5 12.5], 'FaceColor',[1 1 1]);
rectangle('Position',[250 -400 12.5 12.5], 'FaceColor',[0 0 0]);
rectangle('Position',[262.5 -400 12.5 12.5], 'FaceColor',[0 0 0]);
rectangle('Position',[275 -387.5 12.5 12.5], 'FaceColor',[1 1 1]);
rectangle('Position',[287.5 -387.5 12.5 12.5], 'FaceColor',[1 1 1]);
rectangle('Position',[275 -400 12.5 12.5], 'FaceColor',[0 0 0]);
rectangle('Position',[287.5 -400 12.5 12.5], 'FaceColor',[0 0 0]);
rectangle('Position',[300 -312.5 12.5 12.5], 'FaceColor',[0 0 0]);
rectangle('Position',[312.5 -312.5 12.5 12.5], 'FaceColor',[0 0 0]);
rectangle('Position',[300 -325 12.5 12.5], 'FaceColor',[1 1 1]);
rectangle('Position',[312.5 -325 12.5 12.5], 'FaceColor',[1 1 1]);
rectangle('Position',[325 -312.5 12.5 12.5], 'FaceColor',[0 0 0]);
rectangle('Position',[337.5 -312.5 12.5 12.5], 'FaceColor',[0 0 0]);
rectangle('Position',[325 -325 12.5 12.5], 'FaceColor',[1 1 1]);
rectangle('Position',[337.5 -325 12.5 12.5], 'FaceColor',[1 1 1]);
rectangle('Position',[350 -312.5 12.5 12.5], 'FaceColor',[0 0 0]);
rectangle('Position',[362.5 -312.5 12.5 12.5], 'FaceColor',[0 0 0]);
rectangle('Position',[350 -325 12.5 12.5], 'FaceColor',[1 1 1]);
rectangle('Position',[362.5 -325 12.5 12.5], 'FaceColor',[1 1 1]);
rectangle('Position',[375 -312.5 12.5 12.5], 'FaceColor',[0 0 0]);
rectangle('Position',[387.5 -312.5 12.5 12.5], 'FaceColor',[0 0 0]);
rectangle('Position',[375 -325 12.5 12.5], 'FaceColor',[1 1 1]);
rectangle('Position',[387.5 -325 12.5 12.5], 'FaceColor',[0 0 0]);
rectangle('Position',[375 -337.5 12.5 12.5], 'FaceColor',[1 1 1]);
rectangle('Position',[387.5 -337.5 12.5 12.5], 'FaceColor',[0 0 0]);
rectangle('Position',[375 -350 12.5 12.5], 'FaceColor',[1 1 1]);
rectangle('Position',[387.5 -350 12.5 12.5], 'FaceColor',[0 0 0]);
rectangle('Position',[300 -387.5 12.5 12.5], 'FaceColor',[1 1 1]);
rectangle('Position',[312.5 -387.5 12.5 12.5], 'FaceColor',[1 1 1]);
rectangle('Position',[300 -400 12.5 12.5], 'FaceColor',[0 0 0]);
rectangle('Position',[312.5 -400 12.5 12.5], 'FaceColor',[0 0 0]);
rectangle('Position',[325 -387.5 12.5 12.5], 'FaceColor',[1 1 1]);
rectangle('Position',[337.5 -387.5 12.5 12.5], 'FaceColor',[1 1 1]);
rectangle('Position',[325 -400 12.5 12.5], 'FaceColor',[0 0 0]);
rectangle('Position',[337.5 -400 12.5 12.5], 'FaceColor',[0 0 0]);
rectangle('Position',[375 -362.5 12.5 12.5], 'FaceColor',[1 1 1]);
rectangle('Position',[387.5 -362.5 12.5 12.5], 'FaceColor',[0 0 0]);
rectangle('Position',[375 -375 12.5 12.5], 'FaceColor',[1 1 1]);
rectangle('Position',[387.5 -375 12.5 12.5], 'FaceColor',[0 0 0]);
rectangle('Position',[350 -387.5 12.5 12.5], 'FaceColor',[1 1 1]);
rectangle('Position',[362.5 -387.5 12.5 12.5], 'FaceColor',[1 1 1]);
rectangle('Position',[350 -400 12.5 12.5], 'FaceColor',[0 0 0]);
rectangle('Position',[362.5 -400 12.5 12.5], 'FaceColor',[0 0 0]);
rectangle('Position',[375 -387.5 12.5 12.5], 'FaceColor',[1 1 1]);
rectangle('Position',[387.5 -387.5 12.5 12.5], 'FaceColor',[0 0 0]);
rectangle('Position',[375 -400 12.5 12.5], 'FaceColor',[0 0 0]);
rectangle('Position',[387.5 -400 12.5 12.5], 'FaceColor',[0 0 0]);
X=[373.333,373.333,350,325,300,300,225,225,187.5,187.5,175,150,125,125,100,75,50,50,26.6667];
Y=[-373.333,-373.333,-350,-325,-300,-300,-250,-250,-225,-225,-225,-200,-175,-175,-100,-75,-50,-50,-26.6667];
hold on;
plot(X,Y,'r');
legend('1419.42','Location','southoutside');
